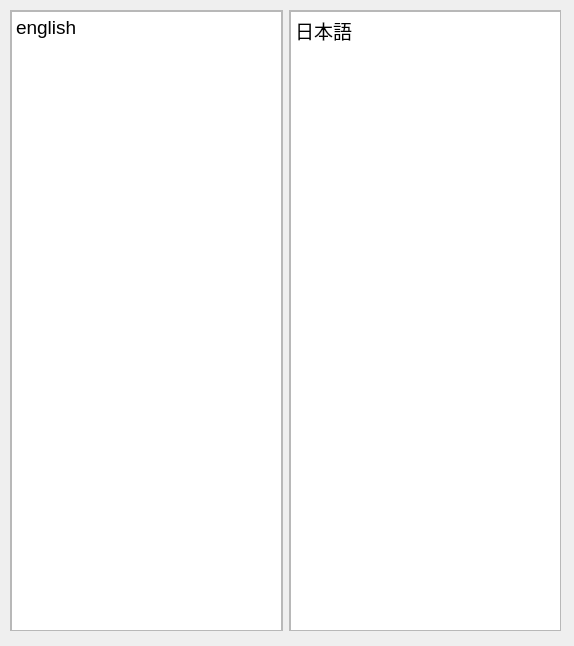
<?xml version="1.0" encoding="UTF-8"?>
<ui version="4.0">
 <class>see_notebook_widget</class>
 <widget class="QWidget" name="see_notebook_widget">
  <property name="geometry">
   <rect>
    <x>0</x>
    <y>0</y>
    <width>574</width>
    <height>646</height>
   </rect>
  </property>
  <property name="windowTitle">
   <string>Form</string>
  </property>
  <widget class="QWidget" name="horizontalLayoutWidget">
   <property name="geometry">
    <rect>
     <x>10</x>
     <y>10</y>
     <width>551</width>
     <height>621</height>
    </rect>
   </property>
   <layout class="QHBoxLayout" name="horizontalLayout">
    <item>
     <widget class="QScrollArea" name="scrollArea">
      <property name="widgetResizable">
       <bool>true</bool>
      </property>
      <widget class="QWidget" name="scrollAreaWidgetContents">
       <property name="geometry">
        <rect>
         <x>0</x>
         <y>0</y>
         <width>270</width>
         <height>617</height>
        </rect>
       </property>
       <widget class="QPlainTextEdit" name="englishwords">
        <property name="geometry">
         <rect>
          <x>0</x>
          <y>0</y>
          <width>271</width>
          <height>621</height>
         </rect>
        </property>
        <property name="font">
         <font>
          <family>Arial</family>
          <pointsize>14</pointsize>
         </font>
        </property>
        <property name="plainText">
         <string>english</string>
        </property>
       </widget>
      </widget>
     </widget>
    </item>
    <item>
     <widget class="QScrollArea" name="scrollArea_2">
      <property name="widgetResizable">
       <bool>true</bool>
      </property>
      <widget class="QWidget" name="scrollAreaWidgetContents_2">
       <property name="geometry">
        <rect>
         <x>0</x>
         <y>0</y>
         <width>269</width>
         <height>617</height>
        </rect>
       </property>
       <widget class="QPlainTextEdit" name="japanesewords">
        <property name="geometry">
         <rect>
          <x>0</x>
          <y>0</y>
          <width>271</width>
          <height>621</height>
         </rect>
        </property>
        <property name="font">
         <font>
          <family>Arial</family>
          <pointsize>14</pointsize>
         </font>
        </property>
        <property name="plainText">
         <string>日本語</string>
        </property>
       </widget>
      </widget>
     </widget>
    </item>
   </layout>
  </widget>
 </widget>
 <resources/>
 <connections/>
</ui>
